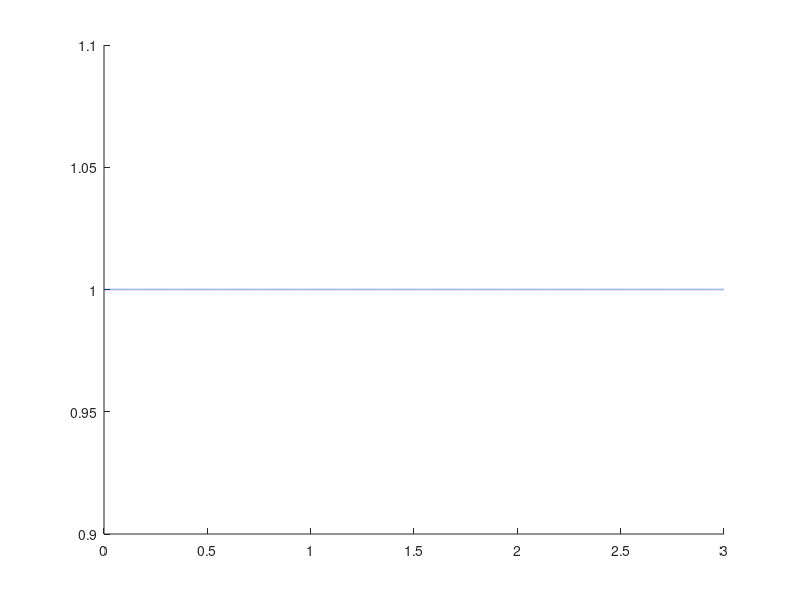

Write MATLAB code to recreate this figure. (Note: this script raises an error after producing the figure.)
%% Limpiamos las variables
clear, clc, close all

%% Declaracion de las variables 

t = 0:0.0001:3;

reductora = 23;
p = 64.986;
K = 2652.28/reductora;



f1 = figure(1);
% Si aseguramos que tI*(Kp*tD1+p) > 1 sistema estable
Kp = 5;
tI = 1;
tD1 = 0.01;

% Funcion de transferencia
num = [p+K*Kp*tD1 K*Kp*tD1/tD1 K*Kp*tD1/(tD1*tI)];
den = [1 p+K*Kp*tD1 K*Kp*tD1/tD1 K*Kp*tD1/(tD1*tI)];

hold on;
u = ones(1, length(t));
plot(t,u, '--','LineWidth',1)


[y, x] = lsim(num, den, u, t);
plot(t,y, 'LineWidth',1.5);

tr = find(y >= 1);
tr = t(tr(1));
plot(tr,1, 'ok', 'LineWidth', 1.5)
text(tr, 0.95, 't_r')

ts_array = find((y>=0.98 & y <= 0.981) | (y<=1.02 & y >=1.019));
ts = t(ts_array(length(ts_array)));

plot(ts,0.98, 'ok', 'LineWidth', 1.5)
text(ts, 0.93, 't_s')

tMp = find(y == max(y));
tMp = t(tMp(1));
plot(tMp,max(y), 'ok', 'LineWidth', 1.5)
text(tMp, max(y)*0.95, 'M_p')

plot(t,u+0.02, 'k--','LineWidth',1)
plot(t,u-0.02, 'k--','LineWidth',1)

legend({'Respuesta ideal', 'Respuesta al sistema'})
title('Respuesta escalón')
saveas(f1, 'Sintonizacion/grafica.png')

%% Sintonización de los parámetros
% Vamos a utilizar los arrays que hemos implementado en el fichero
% Controlador D|PID

array_Kp = [20:0.5:21];
array_tI = [0:0.1: 5];
array_tD1 = [0: 0.01 :0.5];

figure(2)
hold on;
disp(sprintf('Kp, tI, tD1'))
for Kp = array_Kp
    for tI = array_tI
        for tD1 = array_tD1
            % Nos aseguramos que cumplen el criterio de estabilidad
            if tI*(Kp*tD1+p) > 1
                num = [p+K*Kp*tD1 K*Kp*tD1/tD1 K*Kp*tD1/(tD1*tI)];
                den = [1 p+K*Kp*tD1 K*Kp*tD1/tD1 K*Kp*tD1/(tD1*tI)];
                u = ones(1, length(t));           
                [y, x] = lsim(num, den, u, t);
                try 
                    tMp = find(y == max(y));
                    Mp = y(tMp);
                    tMp = t(tMp(1));
                    ts_array = find((y>=0.98 & y <= 0.981) | (y<=1.02 & y >=1.019));
                    yts = y(ts_array(length(ts_array)));
                    ts = t(ts_array(length(ts_array)));
                    tr = find(y >= 1);
                    ytr = y(tr(1));
                    tr = t(tr(1));
                    if Mp < 1.14 && Mp > 1.05
                        if ts < 0.45
                            if tr < 0.25
                                plot(t,y, 'LineWidth',1.5)
                                disp(sprintf('%f, %f, %f',Kp, tI, tD1))
                            end
                        end
                    end
                catch
                end
            end

        end
    end
end
xlabel('t[s]')
ylabel('y(t)')